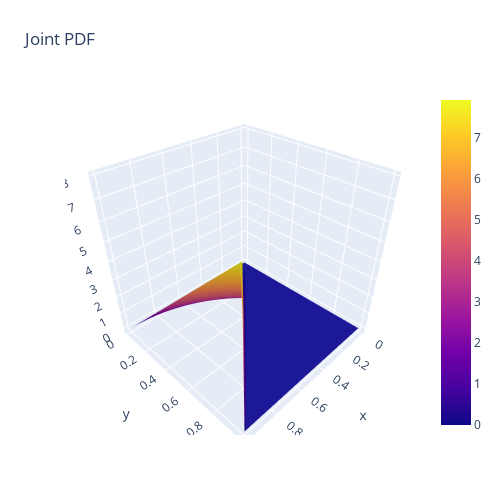

Here is the notebook cell this chart was saved with:
### Markdown cell above
## Exercise 1: It's Prob-time (...again-.-)!
$$
f_{(X,Y)} = \begin{cases}
        8 \cdot (x) \cdot (z) & for \: 0 < z < x < 1,\\
        0 & otherwise. \\
    \end{cases}
$$
#### 1)
To check if this is a legit pdf we have to first check that 
- the pdf is always positive: this is always true since the support of both x and z is stricly positive
- the pdf integrates to one 
  
    $$ 
    \int_{0}^{1} \int_{0}^{x} 8 \cdot (x) \cdot (z) \; dx dz = 
    \int_{0}^{1} 8 \cdot (x) \cdot \frac{z^2}{2}\Big|_{0}^{x} \; dx dz = 
    \int_{0}^{1} 4 \cdot (x^3) = 4 \cdot \left[\frac{x^4}{4}\right]_{0}^{1} = 1 - 0 = 1

    $$
    
[comment]: <> (\text{I\kern-0.15em P})

To find the proportion of the students we have to evaluate $\text{I\kern-0.15em P}(Z < 0.5)$ we computed this in two ways:
- using the joint probability
  $$ \int_{1/2}^{1} \int_{z}^{1} 8 \cdot (x) \cdot (z) \; dx dz = 
         \int_{1/2}^{1} 8 \cdot z \cdot \left[\frac{x^2}{2}\right]_{z}^{1} dz =
         \int_{1/2}^{1} 4z - 4z^3 dz = 
         \left[ 2z^2 - z^4\right]_{1/2}^1 = 
         2 - 1 - (\frac{1}{2} - \frac{1}{16}) = \frac{9}{16}
  $$
- using the marginal probability
  (we found the marginal probability in this way)
  $$
  \int_{z}^{1} 8 \cdot (x) \cdot (z) \; dx =
  8 \cdot z \cdot  \left [ \frac{x^2}{2} \right]_{z}^{1} =
  8 \cdot z \cdot ( \frac{1}{2} - \frac{z^2}{2} ) = 4z - 4z^3

  


- probabilità che sia maggiore è 9/16

- probabilità che sia uguale è zero
- exp = 0.75
- med = 1/2 ln((2-sqrt(2))/2)

### Code cell
import numpy as np
import matplotlib.pyplot as plt
import plotly.graph_objects as go

def func(x):
    return 8 * x[0] * x[1] 

def prova(X,Y):
    Z = []
    for x in range(len(X)):
        Z.append([])
        for y in range(len(X[0])):
            if X[x][y] > Y[x][y]:
                Z[-1].append(8*X[x][y]*Y[x][y])
            else:
                Z[-1].append(0)
    return Z
          

# Grid for plotting in the search space
x = np.linspace(0, 1,100)
z = np.linspace(0, 1,100)
X, Z = np.meshgrid(x, z)
Y = prova(X,Z)

#dovrebbero essere x e z

fig = go.Figure(data=[go.Surface(x=X, y=Z, z = Y)])
fig.update_layout(title='Joint PDF', autosize=False,
                  width=500, height=500,
                  margin=dict(l=65, r=50, b=65, t=90))
fig.show()

### Figure 1 — Plotly figure (JSON) as saved in the notebook; plotly's stock layout.template omitted (floating-point values rounded to 4 significant figures; data arrays with more than 128 entries replaced by an {"elided": "..."} marker saying what was removed)
{"data": [{"type": "surface", "x": {"elided": "100x100 float values"}, "y": {"elided": "100x100 float values"}, "z": {"elided": "100x100 float values"}}], "layout": {"autosize": false, "height": 500, "margin": {"b": 65, "l": 65, "r": 50, "t": 90}, "title": {"text": "Joint PDF"}, "width": 500}}
